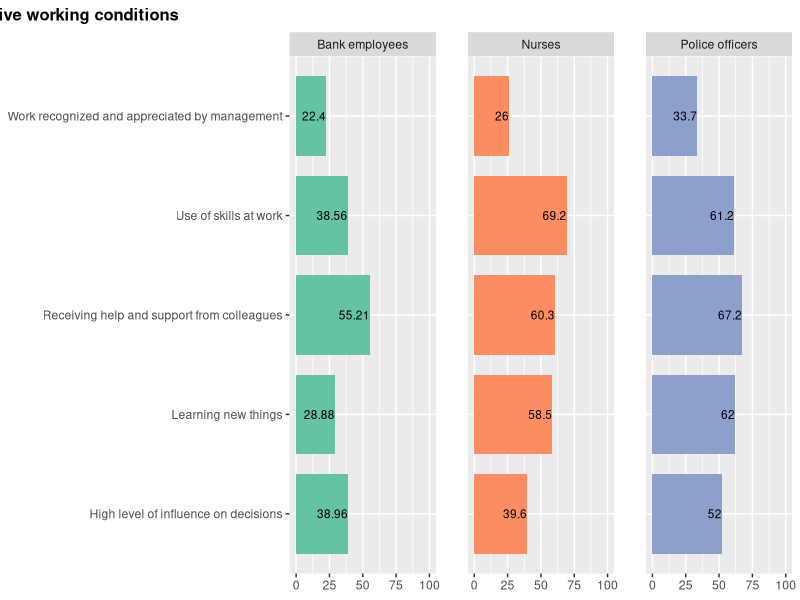
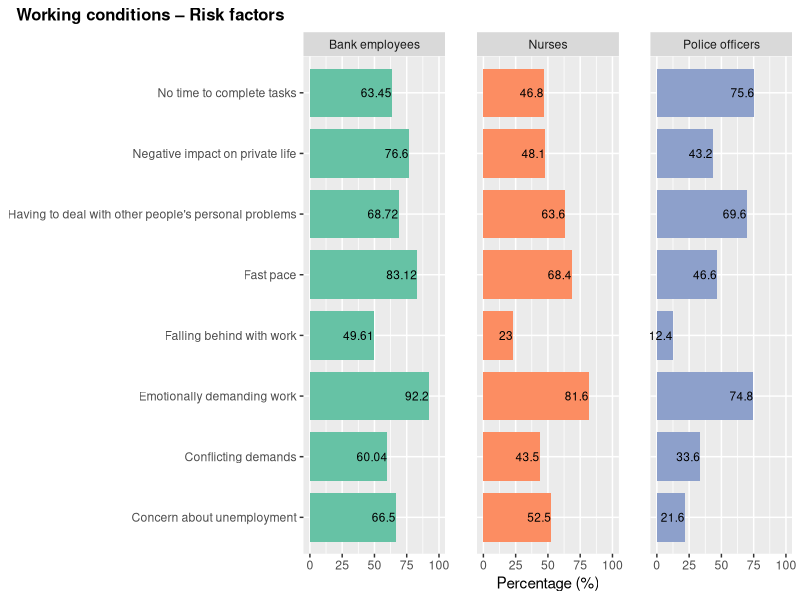
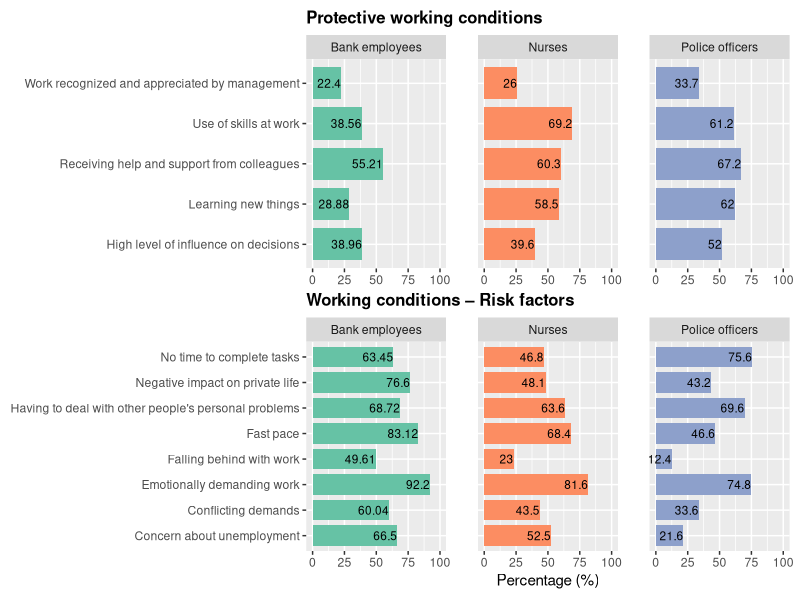
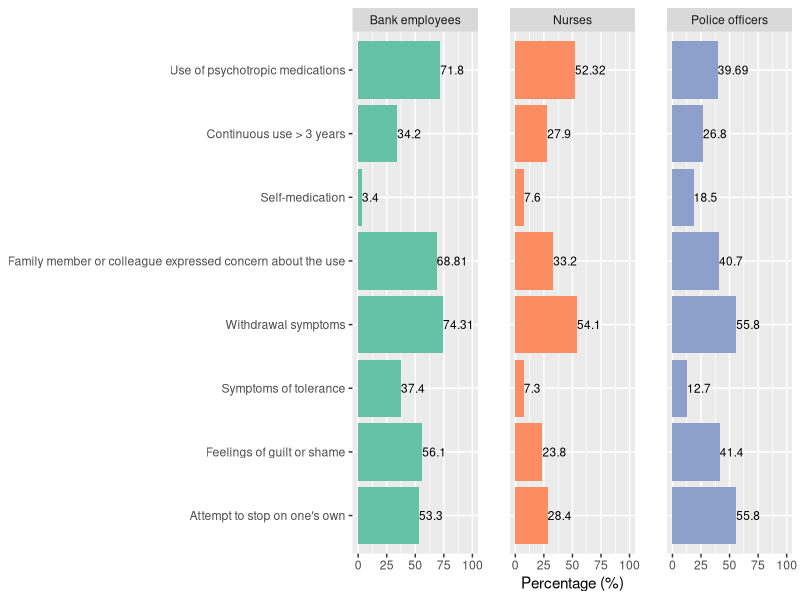
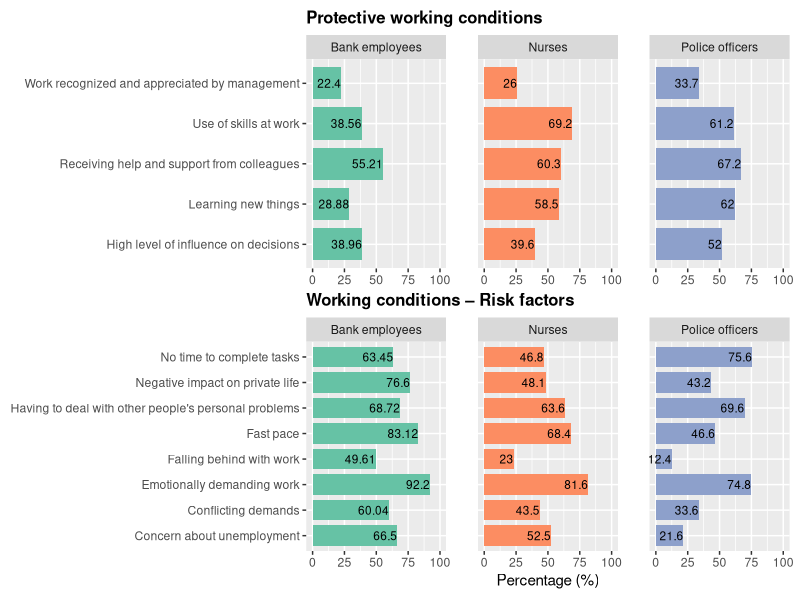
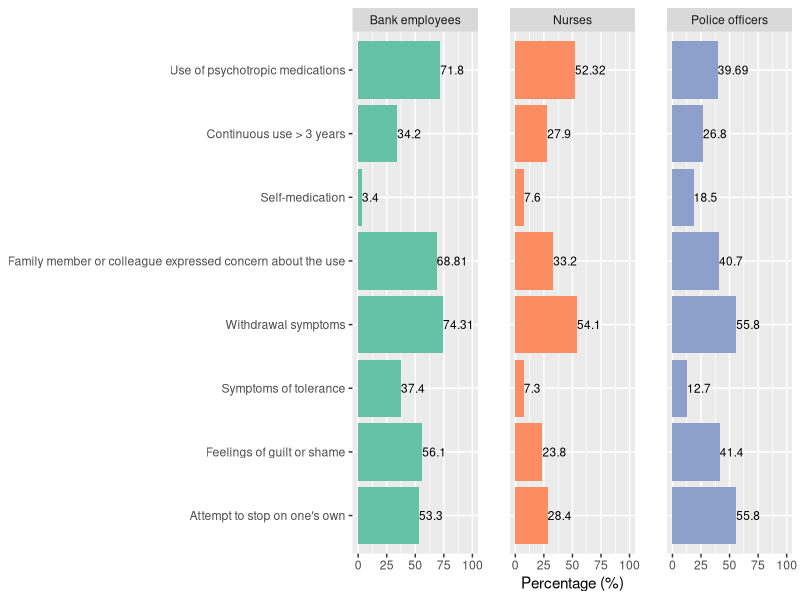

Write R code to recreate these figures, in order.
## ---- chunk 1
setwd("D:\\Artigo UERJ_MULTICAT")
## ---- chunk 2
library(ggplot2)
library(tidyr)
library(dplyr)
## ---- chunk 3
data_a <- data.frame(
  Category = c("High level of influence on decisions",
                "Learning new things",
                "Use of skills at work",
                "Work recognized and appreciated by management",
               "Receiving help and support from colleagues"),
  `Bank employees` = c(38.96, 28.88, 38.56,22.40, 55.21),
  `Police officers` = c(52, 62, 61.20, 33.70, 67.20),
  `Nursing professionals` = c(39.60, 58.50, 69.20, 26, 60.30)
)
## ---- chunk 4
data_long <- pivot_longer(
  data_a,
  cols = -Category,
  names_to = "Profissao",
  values_to = "Percentual"
)
## ---- chunk 5
data_long_a <- data_long %>% 
  mutate(Group =  case_when(Profissao == "Bank.employees" ~"Bank employees",
                               Profissao == "Police.officers" ~"Police officers",
                               Profissao == "Nursing.professionals" ~"Nurses"))
## ---- chunk 6
g1 <- ggplot(data_long_a,
       aes(x = Category,
           y = Percentual,
           fill = Group)) +
  geom_col(show.legend = FALSE, width = 0.8) +
   geom_text(aes(label = Percentual),
            hjust = 1,
            size = 3) +
  facet_wrap(~Group) +
  scale_y_continuous(
    limits = c(0, 100),
    breaks = c(0, 25, 50, 75, 100 ),
    labels = c("0", "25", "50", "75", "100")
  ) +
  scale_fill_brewer(palette = "Set2")+
  coord_cartesian(ylim = c(0,100)) + coord_flip() +
  labs(title = "Protective working conditions", 
       y = NULL,
       x = NULL ) +
  theme(
    panel.spacing = unit(0.8, "cm"),
    plot.title = element_text(
      hjust = -1.3,
      face = "bold",
      size = 12
    )
  )

g1
## ---- chunk 7
data_b <- data.frame(
  Category = c("Conflicting demands",
                "Fast pace",
                "No time to complete tasks",
                "Falling behind with work",
               "Emotionally demanding work",
               "Negative impact on private life",
               "Having to deal with other people's personal problems",
               "Concern about unemployment"),
  `Bank employees` = c(60.04, 83.12, 63.45, 49.61, 92.20, 76.60, 68.72, 66.50),
  `Police officers` = c(33.60, 46.60, 75.60, 12.40, 74.80, 43.20, 69.60,21.60),
  `Nursing professionals` = c(43.50, 68.40, 46.80, 23.00, 81.60, 48.10, 63.60, 52.50)
)
## ---- chunk 8
data_long_2 <- pivot_longer(
  data_b,
  cols = -Category,
  names_to = "Profissao",
  values_to = "Percentual"
)
## ---- chunk 9
data_long_b <- data_long_2 %>% 
  mutate(Group =  case_when(Profissao == "Bank.employees" ~"Bank employees",
                               Profissao == "Police.officers" ~"Police officers",
                               Profissao == "Nursing.professionals" ~"Nurses"))
## ---- chunk 10
g2 <- ggplot(data_long_b,
       aes(x = Category,
           y = Percentual,
           fill = Group)) +
  geom_col(show.legend = FALSE, width = 0.8) +
   geom_text(aes(label = Percentual),
            hjust = 1,
            size = 3) +
  facet_wrap(~Group) +
  scale_y_continuous(
    limits = c(0, 100),
    breaks = c(0, 25, 50, 75, 100 ),
    labels = c("0", "25", "50", "75", "100")
  ) + 
  scale_fill_brewer(palette = "Set2")+
  coord_cartesian(ylim = c(0,100)) + coord_flip() +
  labs(title = "Working conditions – Risk factors", 
       y = "Percentage (%)",
       x = NULL ) +
  theme(
    panel.spacing = unit(0.8, "cm"),
    plot.title = element_text(
      hjust = -1.3,
      face = "bold",
      size = 12
    )
  )

g2
## ---- chunk 11
library(patchwork)

ajuste_padrao <- theme(
  plot.margin = margin(2, 2, 2, 2),
  plot.title = element_text(size = 12, hjust = 0)
)

g1 <- g1 + ajuste_padrao + theme(legend.position = "none") 

g2 <- g2 + ajuste_padrao + theme(legend.position = "none")


# Montagem com alturas iguais
p1 <- (g1 ) / (g2 )  +
  plot_layout(heights = c(1, 1)) 

p1

ggsave("graph_1.png", width = 10, height = 8, dpi = 300)

## ---- chunk 12
data_c <- data.frame(
  Category = as.factor(c("Use of psychotropic medications",
                "Continuous use > 3 years",
                "Self-medication",
                "Family member or colleague expressed concern about the use",
               "Withdrawal symptoms",
               "Symptoms of tolerance",
               "Feelings of guilt or shame",
               "Attempt to stop on one's own")),
  `Bank employees` = c(71.80, 34.20, 3.40, 68.81,74.31,37.40,56.10,53.30),
  `Police officers` = c(39.69, 26.80, 18.50, 40.70, 55.80, 12.70, 41.40, 55.80),
  `Nursing professionals` = c(52.32, 27.90, 7.60, 33.20, 54.10, 7.30, 23.80,28.40)
)
## ---- chunk 13
data_long_3 <- pivot_longer(
  data_c,
  cols = -Category,
  names_to = "Profissao",
  values_to = "Percentual"
)
## ---- chunk 14
data_long_c <- data_long_3 %>% 
  mutate(Group =  case_when(Profissao == "Bank.employees" ~"Bank employees",
                               Profissao == "Police.officers" ~"Police officers",
                               Profissao == "Nursing.professionals" ~"Nurses"))
## ---- chunk 15
data_long_c$Category <- factor(
  data_long_c$Category,
  levels = c(
    "Attempt to stop on one's own",
    "Feelings of guilt or shame",
    "Symptoms of tolerance",
    "Withdrawal symptoms",
    "Family member or colleague expressed concern about the use",
    "Self-medication",
    "Continuous use > 3 years",
    "Use of psychotropic medications"
  )
)
## ---- chunk 16
g3 <- ggplot(data_long_c,
       aes(x = Category,
           y = Percentual,
           fill = Group)) +
  geom_col(show.legend = FALSE) +
   geom_text(aes(label = Percentual),
            hjust = 0,
            size = 3) +
  facet_wrap(~Group) +
  scale_y_continuous(
    limits = c(0, 100),
    breaks = c(0, 25, 50, 75, 100 ),
    labels = c("0", "25", "50", "75", "100")
  ) +
  scale_fill_brewer(palette = "Set2")+
  coord_cartesian(ylim = c(0,100)) + coord_flip() +
  labs(title = NULL, 
       y = "Percentage (%)",
       x = NULL ) +
  theme(
    panel.spacing = unit(0.8, "cm"),
    plot.title = element_text(
      hjust = 1,
      face = "bold",
      size = 12
    )
  )

g3

ggsave("graph_2.png", width = 10, height = 8, dpi = 300)
